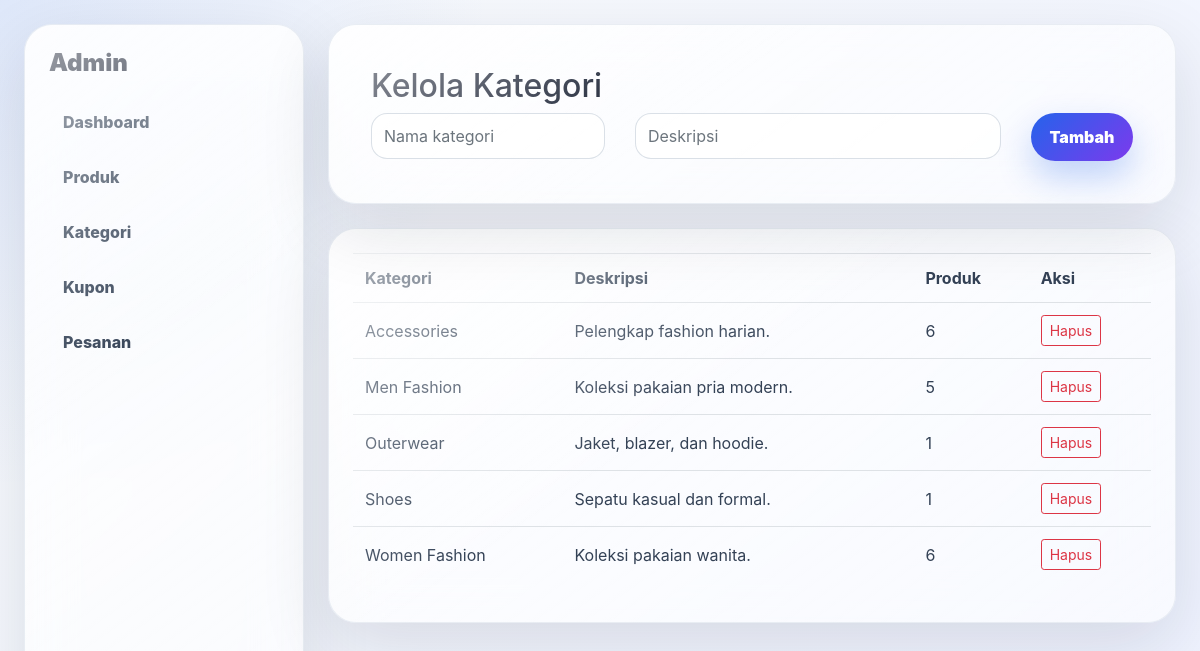
Screenshot of /admin/categories_manage.php (signed in) with the database file from the repository.
### tables this page shows
CREATE TABLE categories (
  id INT AUTO_INCREMENT PRIMARY KEY,
  name VARCHAR(80) NOT NULL UNIQUE,
  description TEXT,
  created_at TIMESTAMP DEFAULT CURRENT_TIMESTAMP
);

### admin/categories_manage.php (the view, shortened to what this page needs)
<?php require_once '../config/database.php'; require_once '../includes/session.php'; require_admin();
$items=$pdo->query('SELECT c.*, COUNT(p.id) total_products FROM categories c LEFT JOIN products p ON p.category_id=c.id GROUP BY c.id ORDER BY c.name')->fetchAll();
?>
<!DOCTYPE html><html><head><meta charset="utf-8"><meta name="viewport" content="width=device-width,initial-scale=1"><title>Kategori</title><link rel="stylesheet" href="../css/bootstrap.css"><link rel="stylesheet" href="../css/liquid-glass.css"><link rel="stylesheet" href="../css/professional.css"><link rel="stylesheet" href="../css/professional.css"></head><body><div class="admin-shell"><aside class="admin-sidebar glass-card"><h4>Admin</h4><a href="dashboard.php">Dashboard</a><a href="products_manage.php">Produk</a><a href="categories_manage.php">Kategori</a><a href="coupons_manage.php">Kupon</a><a href="orders_manage.php">Pesanan</a></aside><main><div class="glass-panel"><h2>Kelola Kategori</h2><form method="post" class="row"><div class="col-md-4"><input class="form-control" name="name" placeholder="Nama kategori" required></div><div class="col-md-6"><input class="form-control" name="description" placeholder="Deskripsi"></div><div class="col-md-2"><button class="btn-liquid w-100">Tambah</button></div></form></div><div class="glass-card p-4 mt-4"><table class="table"><tr><th>Kategori</th><th>Deskripsi</th><th>Produk</th><th>Aksi</th></tr><?php foreach($items as $i): ?><tr><td><?= htmlspecialchars($i['name']) ?></td><td><?= htmlspecialchars($i['description']) ?></td><td><?= (int)$i['total_products'] ?></td><td><form method="post" onsubmit="return confirm('Hapus kategori?')"><input type="hidden" name="id" value="<?= $i['id'] ?>"><button name="delete" class="btn btn-sm btn-outline-danger">Hapus</button></form></td></tr><?php endforeach; ?></table></div></main></div></body></html>

### css/liquid-glass.css (style rules this page uses)
:root { --glass-bg:rgba(255,255,255,.18);--glass-border:rgba(255,255,255,.38);--glass-shadow:0 24px 80px rgba(10,20,40,.18);--ink:#122033;--muted:#64748b;--accent:#ff3b6b;--accent2:#7c3aed;--soft:#f8fbff }
* { box-sizing:border-box }
body { font-family:Inter,Arial,sans-serif;background:radial-gradient(circle at 12% 10%,#ffe3ec 0,#fff6fa 25%,transparent 44%),radial-gradient(circle at 85% 5%,#dbeafe 0,#eef6ff 22%,transparent 45%),linear-gradient(135deg,#fbfdff 0,#f4f7fb 100%);color:var(--ink);min-height:100vh }
.btn-glass-small,.btn-liquid { border:0;border-radius:18px;color:#fff!important;font-weight:800;padding:11px 18px;background:linear-gradient(135deg,var(--accent),var(--accent2));box-shadow:0 16px 34px rgba(124,58,237,.25);display:inline-block }
.glass-panel { position:relative;z-index:1;border:1px solid var(--glass-border);background:linear-gradient(145deg,rgba(255,255,255,.68),rgba(255,255,255,.25));box-shadow:var(--glass-shadow);backdrop-filter:blur(24px);-webkit-backdrop-filter:blur(24px);border-radius:34px;padding:34px }
.glass-card,.product-card,.feature-card,.stat-card,.checkout-card,.admin-card { border:1px solid var(--glass-border)!important;background:linear-gradient(145deg,rgba(255,255,255,.74),rgba(255,255,255,.28))!important;box-shadow:0 18px 60px rgba(10,20,40,.12)!important;backdrop-filter:blur(20px);-webkit-backdrop-filter:blur(20px);border-radius:28px!important }
.glass-input,.form-control { border-radius:16px!important;border:1px solid rgba(148,163,184,.32)!important;background:rgba(255,255,255,.58)!important;min-height:46px }
.admin-shell { display:grid;grid-template-columns:260px 1fr;min-height:100vh;gap:22px;padding:22px }
.admin-sidebar { position:sticky;top:22px;height:calc(100vh - 44px);padding:24px }
.admin-sidebar a { display:block;padding:12px 14px;margin:7px 0;border-radius:16px;color:#334155;font-weight:800 }

### css/professional.css (style rules this page uses)
:root { --navy:#0f172a;--slate:#334155;--muted:#64748b;--line:rgba(148,163,184,.24);--glass:rgba(255,255,255,.78);--glass2:rgba(255,255,255,.56);--blue:#2563eb;--purple:#7c3aed;--rose:#e11d48;--green:#059669;--radius:28px;--shadow:0 24px 70px rgba(15,23,42,.12) }
* { box-sizing:border-box }
html { scroll-behavior:smooth }
body { font-family:'Inter','Segoe UI',Arial,sans-serif!important;color:var(--navy);background:radial-gradient(circle at 8% 10%,rgba(244,63,94,.14),transparent 22%),radial-gradient(circle at 92% 42%,rgba(37,99,235,.14),transparent 25%),linear-gradient(135deg,#fff7fb 0%,#f8fbff 48%,#edf6ff 100%);background-attachment:fixed;min-height:100vh }
.btn-glass-small,.btn-liquid { display:inline-flex;align-items:center;justify-content:center;border:0!important;color:#fff!important;background:linear-gradient(135deg,var(--blue),var(--purple))!important;border-radius:999px!important;font-weight:900!important;padding:12px 22px!important;box-shadow:0 16px 34px rgba(37,99,235,.28)!important;text-decoration:none!important }
.glass-panel,.floating-card,.glass-card,.product-card,.checkout-card,.admin-card { position:relative;overflow:hidden;border-radius:var(--radius)!important;border:1px solid rgba(226,232,240,.76)!important;background:linear-gradient(145deg,var(--glass),var(--glass2))!important;box-shadow:var(--shadow)!important;backdrop-filter:blur(24px) }
.glass-panel { padding:42px }
.glass-panel:before,.product-card:before,.floating-card:before,.glass-card:before { content:"";position:absolute;inset:0;border-radius:inherit;pointer-events:none;background:linear-gradient(145deg,rgba(255,255,255,.62),transparent 44%) }
.form-control { min-height:46px;border-radius:16px!important;border-color:rgba(148,163,184,.34)!important;box-shadow:none!important;background:rgba(255,255,255,.82)!important }
.table { color:#334155 }
.table td,.table th { vertical-align:middle }
.admin-shell { min-height:100vh;display:grid;grid-template-columns:280px 1fr;gap:24px;padding:24px;background:radial-gradient(circle at top left,rgba(37,99,235,.12),transparent 34%),linear-gradient(135deg,#f8fafc,#eef2ff) }
.admin-main,.admin-shell main { min-width:0 }
.admin-sidebar { padding:24px;height:calc(100vh - 48px);position:sticky;top:24px }
.admin-sidebar h4 { font-weight:950;margin-bottom:20px }
.admin-sidebar a { display:block;padding:12px 14px;border-radius:16px;color:#334155;font-weight:800;text-decoration:none }

### rows the page displays
categories: name "Accessories", description "Pelengkap fashion harian.", total_products "6"
categories: name "Men Fashion", description "Koleksi pakaian pria modern.", total_products "5"
categories: name "Outerwear", description "Jaket, blazer, dan hoodie.", total_products "1"
categories: name "Shoes", description "Sepatu kasual dan formal.", total_products "1"
categories: name "Women Fashion", description "Koleksi pakaian wanita.", total_products "6"
